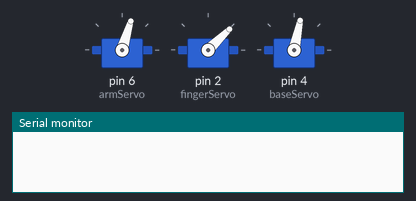
The sketch below on a simulated Arduino Uno, built with avr-gcc and run on an emulated ATmega328P. Shown: 3 × servo, the last lines printed to the serial monitor.

Above: at 0.8 s.
At 6.9 s:
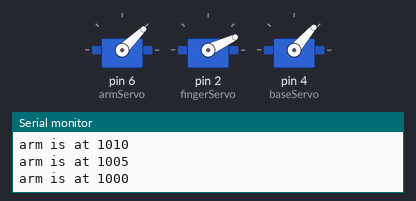
At 9.2 s:
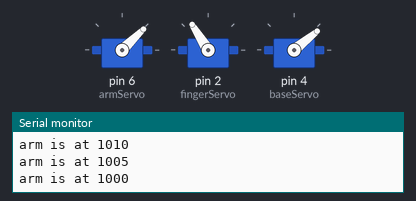
At 16.2 s:
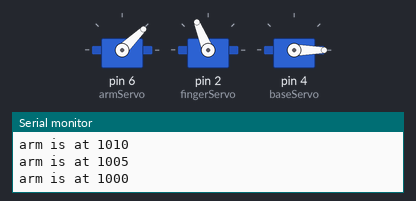
At 29.0 s:
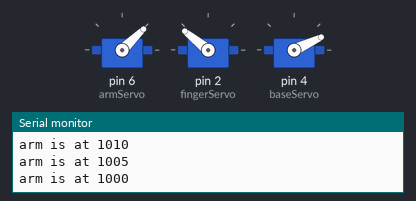
At 39.5 s:
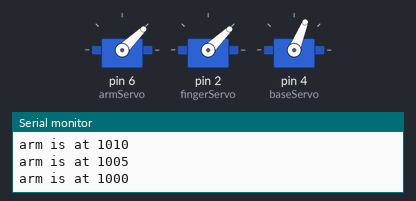
Timing chart, 0 to 40.0 s (numbered marks = the images above):
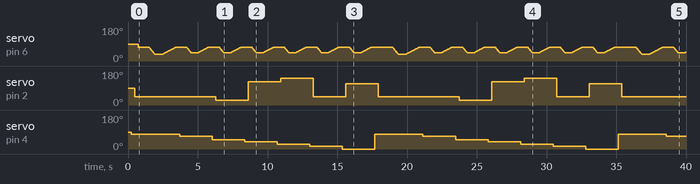

Measured:
- by itself, servo on pin 6 (armServo): moves between 35° and 73°, repeating every 17.5 s
- by itself, servo on pin 4 (baseServo): repeats every 17.5 s: 68° 2.3 s, 49° 2.3 s, 39° 2.3 s, 25° 2.3 s, 15° 2.3 s, 0° 2.3 s, 78° 3.4 s
- by itself, servo on pin 2 (fingerServo): 90° → 44° at 0.50 s, → 25° 5.8 s later, → 122° 2.3 s later, → 141° 2.3 s later, … (13 changes in this stretch)

The sketch:

pianoarm.ino
```cpp
# include <Servo.h>

Servo baseServo;
Servo fingerServo;
Servo armServo;

void setup() {
  // Setting up servo pins
  armServo.attach(6);
  fingerServo.attach(2);
  baseServo.attach(4);
  Serial.begin(115200);
}

void loop() {
  // Positions for servos to go to for each note were determined experimentally
  //                                       C     D     Eb    F     G     Ab    B
  int baseServoMicroseconds[] =   {1350, 1350, 1250, 1050,  950,  800,  700,  500};
  int fingerServoMicroseconds[] = {1000, 1000, 1000, 800, 1800, 2000, 1000, 1700};
  int armServoMicroseconds[] =    {1300,  900, 1000, 1000, 1000, 1000, 1000, 1000};
  int sizeArr = sizeof(baseServoMicroseconds) / sizeof(baseServoMicroseconds[0]);
  for (int i = 0; i<sizeArr; i++) {
    delay(250);
    baseServo.writeMicroseconds(baseServoMicroseconds[i]);
    delay(250);
    fingerServo.writeMicroseconds(fingerServoMicroseconds[i]);
    delay(250);
    if (i==0) {
      armServo.writeMicroseconds(armServoMicroseconds[i]);
    } else {
      armDown(armServoMicroseconds[i]);
    }
  }
}

void armDown(int microsec) {
  Serial.println("hey");
  int initial = 1300;
  while (initial!=microsec) {
    delay(5);
    initial-=5;
    Serial.print("arm is at ");
    Serial.println(initial);
    armServo.writeMicroseconds(initial);
  }
  delay(500);
  while (initial<1300) {
    delay(5);
    initial+=2;
    armServo.writeMicroseconds(initial);
  }
}
```
